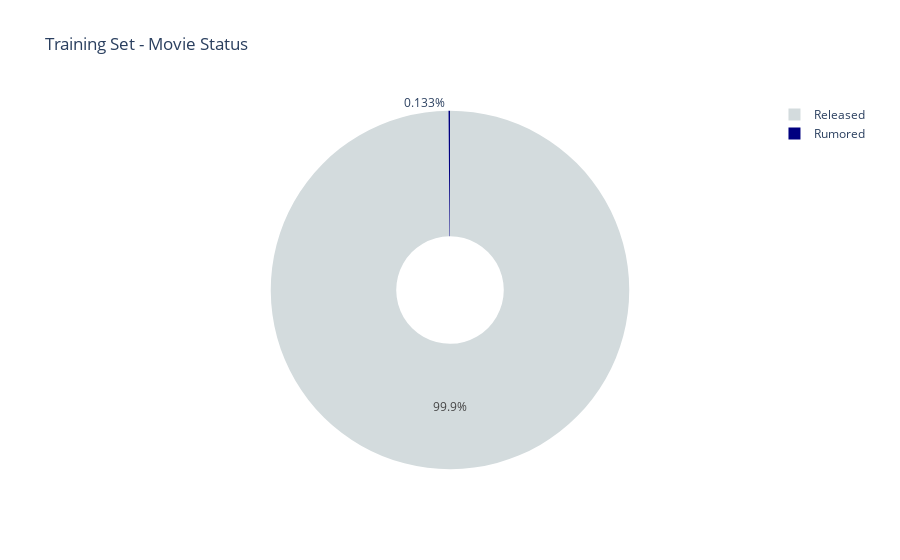

Notebook code for this chart:
### Code cell
import plotly.graph_objects as go

night_colors = ['#D3DBDD',  'navy',  '#57A7F3']
labels = [x for x in df_train.status.value_counts().index]
values = df_train.status.value_counts()

# Use `hole` to create a donut-like pie chart
fig=go.Figure(data=[go.Pie(labels=labels,values=values,hole=.3,pull=[0,0,0.06,0])])

fig.update_layout(
    title_text="Training Set - Movie Status")
fig.update_traces(marker=dict(colors=night_colors))
fig.show()

### Figure 1 — Plotly figure (JSON) as saved in the notebook; plotly's stock layout.template omitted (floating-point values rounded to 4 significant figures)
{"data": [{"hole": 0.3, "labels": ["Released", "Rumored"], "marker": {"colors": ["#D3DBDD", "navy", "#57A7F3"]}, "pull": [0, 0, 0.06, 0], "type": "pie", "values": [2996, 4]}], "layout": {"title": {"text": "Training Set - Movie Status"}}}
